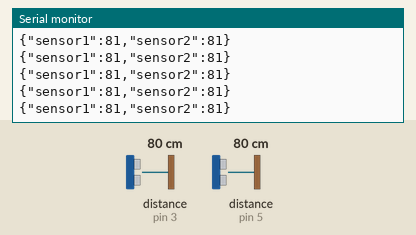
Bench run of a sketch on a simulated Arduino Uno, built with avr-gcc and run on an emulated ATmega328P. Shown: the last lines printed to the serial monitor. The inputs (shaded band) are chosen by the test bench; at power-on: distance to the obstacle (sensors on pin 3, pin 5) 80 cm. The echo pulse lasts 58.3 µs per cm.

Above: at 2.2 s.
2.3 s: distance to the obstacle (sensor on pin 3) set to 120 cm
At 2.46 s:
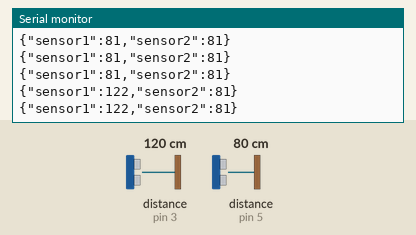
5.3 s: distance to the obstacle (sensor on pin 5) set to 35 cm
At 5.41 s:
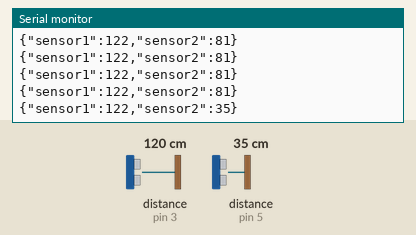
8.3 s: distance to the obstacle (sensor on pin 3) set to 2 cm
At 8.39 s:
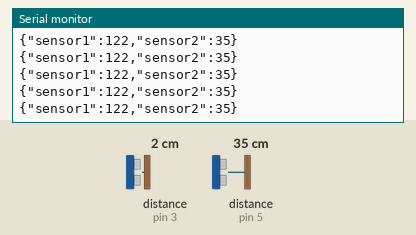
11.3 s: distance to the obstacle (sensor on pin 5) set to 18 cm
At 11.3 s:
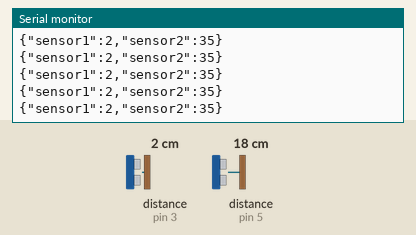
14.3 s: distance to the obstacle (sensor on pin 3) set to 9 cm
At 14.39 s:
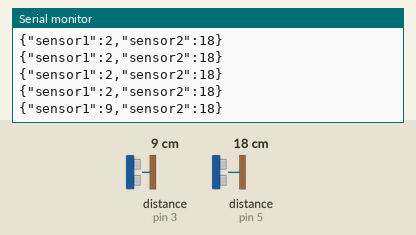
17.3 s: distance to the obstacle (sensor on pin 5) set to 35 cm
At 17.38 s:
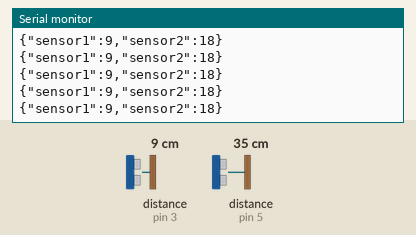
Timing chart, 0 to 20.3 s (numbered marks = the images above; inputs shaded):
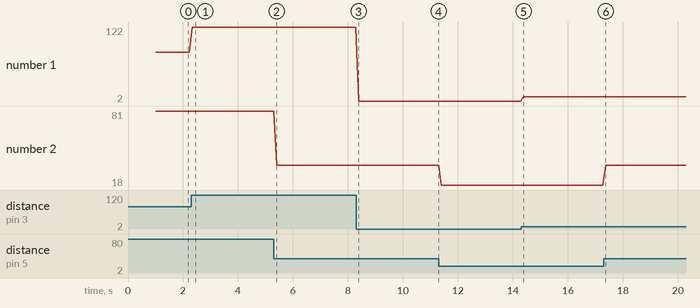

Measured:
- after the input at 2.3 s, the serial monitor: prints a new line after 0.05 s (image 1)
- after the input at 5.3 s, the serial monitor: prints a new line after 0.11 s (image 2)
- after the input at 14.3 s, the serial monitor: prints a new line after 0.08 s (image 5)
- plotted number 1: 81 → 122 after the input at 2.3 s, 2 → 9 after the input at 14.3 s
- plotted number 2: 81 → 35 after the input at 5.3 s, 35 → 18 after the input at 11.3 s, 18 → 35 after the input at 17.3 s

The sketch:

US_data.ino
```cpp
#include <NewPing.h>

// Sensor 1 pins
#define TRIGGER_PIN_1  2
#define ECHO_PIN_1     3
#define MAX_DISTANCE_1 200  // Maximum distance in cm

// Sensor 2 pins
#define TRIGGER_PIN_2  4
#define ECHO_PIN_2     5
#define MAX_DISTANCE_2 200  // Maximum distance in cm

// Create NewPing objects for both sensors
NewPing sonar1(TRIGGER_PIN_1, ECHO_PIN_1, MAX_DISTANCE_1);
NewPing sonar2(TRIGGER_PIN_2, ECHO_PIN_2, MAX_DISTANCE_2);

void setup() {
  Serial.begin(9600);
  delay(1000);
}

void loop() {
  // Read distance from both sensors
  unsigned int distance1 = sonar1.ping_cm();
  unsigned int distance2 = sonar2.ping_cm();

  // Handle zero readings (out of range)
  if (distance1 == 0) distance1 = MAX_DISTANCE_1;
  if (distance2 == 0) distance2 = MAX_DISTANCE_2;

  // Send data in JSON format for easy parsing
  Serial.print("{\"sensor1\":");
  Serial.print(distance1);
  Serial.print(",\"sensor2\":");
  Serial.print(distance2);
  Serial.println("}");

  delay(100);  // 10Hz update rate
}
```
